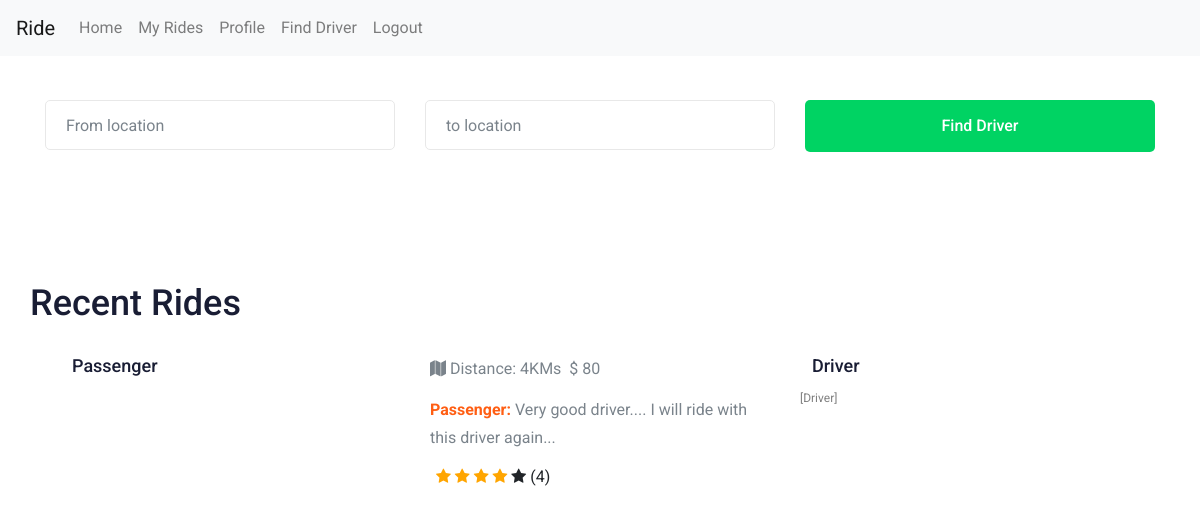
The page /passenger/ (signed in) on the database its author committed.
### app/models/models.py (models this page shows, shortened)
class User(db.Model,UserMixin):
    __tablename__ = "users"
    id = db.Column(db.Integer, primary_key=True)
    name = db.Column(db.String(100), nullable=False)
    surname = db.Column(db.String(100), nullable=False)
    email = db.Column(db.String(100), unique=True, nullable=False)
    country = db.Column(db.String(100),nullable=True)
    password = db.Column(db.String(150), nullable=False)
    zipcode = db.Column(db.Integer, default=0)
    roles = db.Column(db.String(10), default="Passenger")
    profile_image = db.Column(db.String(255), nullable=True, default="0")
    member_since = db.Column(db.DateTime, nullable=False, default=datetime.utcnow)
    passengers = db.relationship('Ride', foreign_keys="[Ride.passenger_id]")
    drivers = db.relationship('Ride', foreign_keys="[Ride.driver_id]")
    def is_passenger(user):
        if user.roles == "Passenger":
            return True
        else:
            return False

class Ride(db.Model):
    __tablename__ = "rides"
    id = db.Column(db.Integer, primary_key=True)
    driver_id = db.Column(db.Integer, db.ForeignKey('users.id'))
    passenger_id = db.Column(db.Integer, db.ForeignKey('users.id'))
    from_loc = db.Column(db.String(150), nullable=False)
    to_loc = db.Column(db.String(150), nullable=False)
    isStarted = db.Column(db.Integer, default=0) #0: not started, 1: started, 2: responded by other driver.
    isEnded = db.Column(db.Integer, default=0) #0: not ended, 1: ended
    isPaid = db.Column(db.Integer, default=0) #0: not paid, 1: paid
    driver_ratings = db.Column(db.Integer, nullable=True)
    distance = db.Column(db.Integer, default=0)
    passenger_review_for_driver = db.Column(
        db.String(255), nullable=True)  # will be updated when ride ends
    price = db.Column(db.Integer, nullable=False)
    isReviewedByPassenger = db.Column(db.Integer, nullable=False, default=0)
    ride_date = db.Column(db.DateTime, nullable=False, default=datetime.utcnow)

### app/passenger/views.py (the view)
@pb.route('/')
@login_required
def home():
    user = current_user
    findForm = FindDriverForm()
    if not User.is_passenger(user):
        flash("You are not a Driver. Please login/Register with Driver account.", 'danger')
        return redirect('/logout')
    else:
        rides = db.engine.execute(text("SELECT * from rides left join users on users.id = rides.driver_id where passenger_id = "+str(user.id)))
        return render_template('pass_index.html', user=user, form=findForm, rides=rides)

### app/passenger/forms.py
class FindDriverForm(FlaskForm):
    from_loc = IntegerField('Number', validators=[NumberRange(min=10121,max=10156,message='Invalid zipcode')])
    to_loc = IntegerField('Number', validators=[NumberRange(min=10121,max=10156,message='Invalid zipcode')])
    submit = SubmitField('Find Driver')

### app/models/models.py (called while the page is built)
@login_manager.user_loader
def load_user(user_id):
    return User.query.get(user_id)

### app/passenger/templates/pass_index.html (shortened to what this page needs)
{% extends 'pass_masterlayout.html' %}
{% block body %}
<div class="catagory_area">
    <div class="container">
        <div class="row cat_search">
            <div class="col-lg-4 col-md-4">
                <form action="{{url_for('passenger_bp.finddriver')}}" method="post">
                    <div class="single_input">
                        {{form.from_loc(placeholder='From location')}}
                    </div>
            </div>
            <div class="col-lg-4 col-md-4">
                <div class="single_input">
                    {{form.to_loc(placeholder='to location')}}
                </div>
            </div>
            <div class="col-lg-4 col-md-12">
                <div class="job_btn">
                    {{form.submit(class_='boxed-btn3',style='width:100%')}}
                </div>
            </div>
        </div>
    </div>
</div>
<div class="container">
    <div class="row">
        <h1>Recent Rides</h1>
        {% for ride in rides %}
        <div style="margin-top:22px;" class="col-lg-12 col-md-12">
            <div class="single_jobs white-bg d-flex justify-content-between">
                <div class="col-md-4">
                    <div class="jobs_left d-flex align-items-center">
                        <div class="">
                        </div>
                        <div class="jobs_conetent">
                            <a href=""><h4>{{user.name}}</h4></a>
                        </div>
                    </div>
                </div>
                <div class="col-md-4">
                    <div class="links_locat d-flex align-items-center">
                        <div class="location">
                            <p><i class="fa fa-map"></i> Distance: {{ride.distance}}KMs</p>
                        </div>
                        <div class="location">
                            <p> $ {{ride.price}}</p>
                        </div>
                    </div>
                    {% if ride.isReviewedByPassenger == 1 %}
                    <p><b>Passenger:</b> {{ride.passenger_review_for_driver}}</p>
                    <div style="margin-left:6px;" class="reply-btn">
                        {% for i in range(0,5) %}
                        {% if i+1 <= ride.driver_ratings %}
                        <span><i class="fa fa-star checked"></i></span>
                        {% else %}
                        <span><i class="fa fa-star"></i></span>
                        {% endif %}
                        {% endfor %}
                        ({{ride.driver_ratings}})
                    </div>
                    {% endif %}
                </div>
                <div class="col-md-4">
                    <div class="jobs_right">
                        <div class=" pull-left">
                        </div>
                        <div class="jobs_conetent">
                            <a href="{{url_for('frontend_blue_print.driver_profile',driver_id=ride.driver_id)}}">
                                <h4>{{ride.name}}</h4><span
                                    style="font-size:12px;color:gray;">[Driver]</span></a>
                        </div>
                    </div>
                </div>
            </div>
        </div>
        {% endfor %}
    </div>
</div>
{% endblock %}

### app/passenger/templates/pass_index.html (style rules this page uses)
.checked { color: orange; }

### rows shown on the page
Ride: distance "4", price "80", passenger_review_for_driver "Very good driver.... I will ride with this driver again...", isReviewedByPassenger 1 (drawn), driver_ratings "4", name "Driver"
User: name "Passenger"
